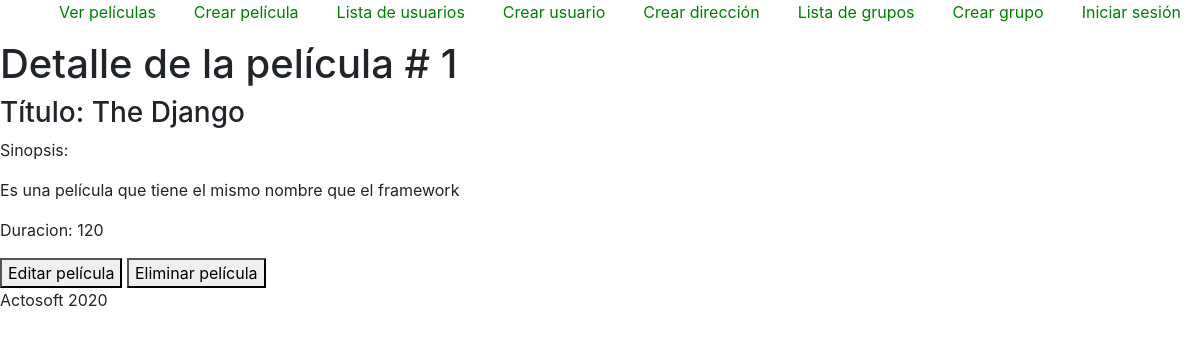
/movies/1/, run on the app's committed database.
### movies/models.py (models this page shows, shortened)
class Movie(models.Model): # Siempre hay que heredar de models.Model
    title = models.CharField(max_length=140)
    sinopsis = models.TextField(blank=True, null=True)
    duration = models.PositiveIntegerField()
    calif = models.PositiveIntegerField(default=5)
    gender = models.CharField(max_length=50)
    is_on_cinema = models.BooleanField(default=True)
    created = models.DateTimeField(auto_now_add=True)
    updated = models.DateTimeField(auto_now=True)

### movies/views.py (the view)
# urls.py: path('<int:id>/', GetMovie, name='detail'),
def GetMovie(request, id):
    movie = Movie.objects.get(pk=id)
    template_name = 'movies/detail.html'
    context = {
        'movie': movie
    }
    return render(request, template_name, context)

### movies/templates/movies/detail.html
{% extends 'base.html' %}
{% block content %}
    <h1>Detalle de la película # {{ movie.id }}</h1>
    <h3>Título: {{ movie.title }}</h3>
    <p>Sinopsis: </p>
    <p>{{ movie.sinopsis }}</p>
    <p>Duracion: {{ movie.duration }}</p>
    <a href="{% url 'movies:update' movie.id %}"><button>Editar película</button></a>
    <a href="{% url 'movies:delete' movie.id %}"><button>Eliminar película</button></a>
{% endblock content %}

### data on the page
Movie: id "1", title "The Django", sinopsis "Es una película que tiene el mismo nombre que el framework", duration "120"
